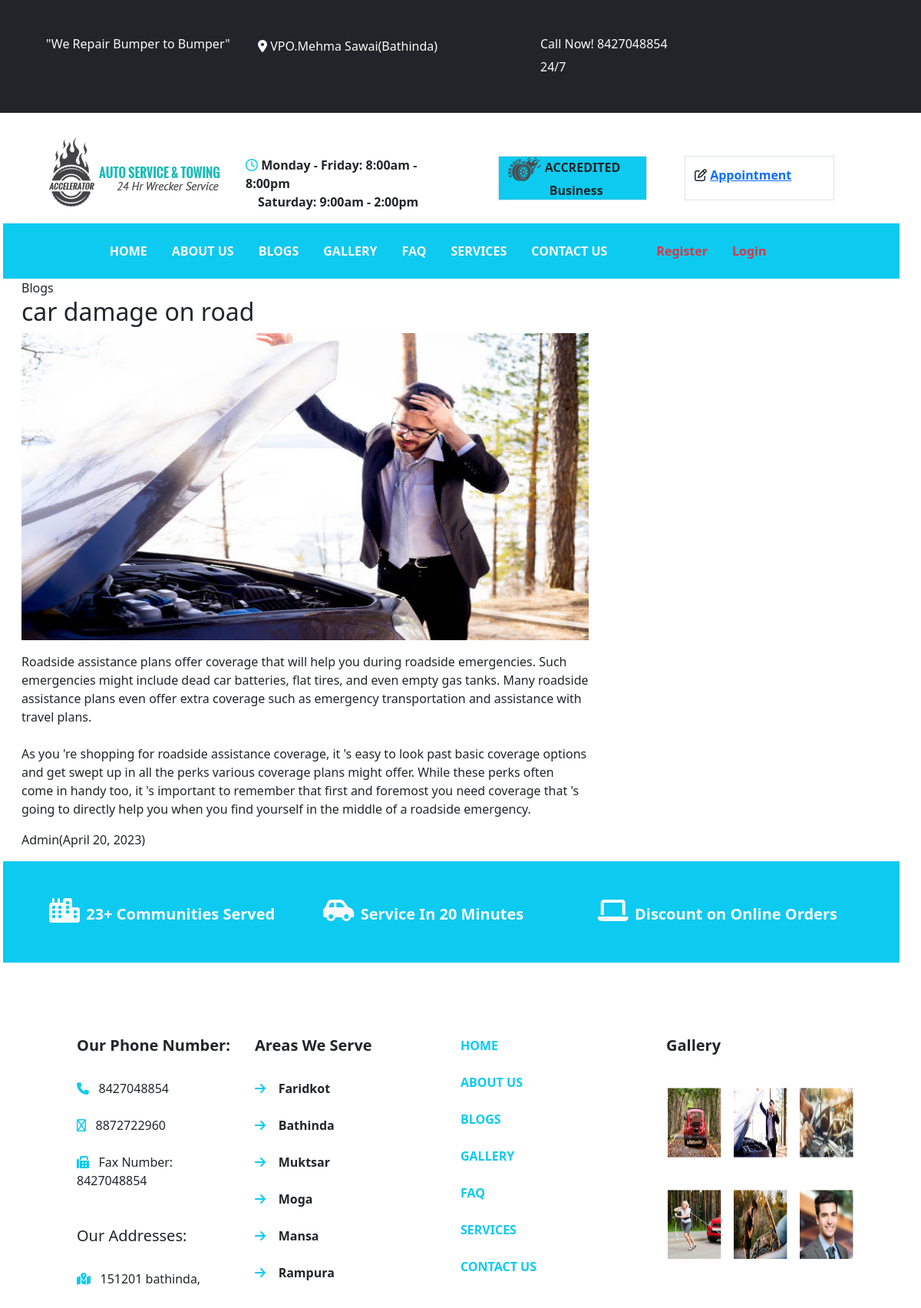
The app's page /blogdetail/6 with its own data.
### vehicle/models.py (models this page shows, shortened)
class blog(models.Model):
    tittle=models.CharField(max_length=100)
    description=HTMLField()
    photo=models.ImageField(upload_to='blog/')
    postby=models.CharField(max_length=50,default="Admin")
    poston=models.DateField(default=datetime.date.today())
    class Meta:
        db_table="blogs"

### vehicle/views.py (the view)
# urls.py: path('blogdetail/<int:id>',views.blogdetailview),
def blogdetailview(request,id):
    b=blog.objects.get(id=id)
    return render(request,"blogdetail.html",{'b':b})

### vehicle/templates/blogdetail.html
{% extends 'base.html' %}
{% load static %}
{% block content %}
<div class="row">
    <div class="col-md-12">
        Blogs
    </div>
    <div class="col-md-8">
        <h2>{{ b.tittle }}</h2>
        <img src="/media/{{ b.photo }}" width="100%" height="400" />
        <p>{{ b.description|safe }}</p>
        <p>{{ b.postby }}({{ b.poston }})</p>
    </div>
</div>
{% endblock %}

### records on screen
blog: tittle "car damage on road", photo (picture), description "Roadside assistance plans offer coverage that will help you during roadside emergencies. Such emergencies might include dead car batteries, flat tires, and even empty gas tanks. Many roadside assistance plans even offer extra coverage such as emergency transportation and assistance with travel plans. As you 're shopping for roadside assistance coverage, it 's easy to look past basic coverage options and get swept up in all the perks various coverage plans might offer. While these perks often come in handy too, it 's important to remember that first and foremost you need coverage that 's going to directly help you when you find yourself in the middle of a roadside emergency.", postby "Admin", poston "April 20, 2023"
